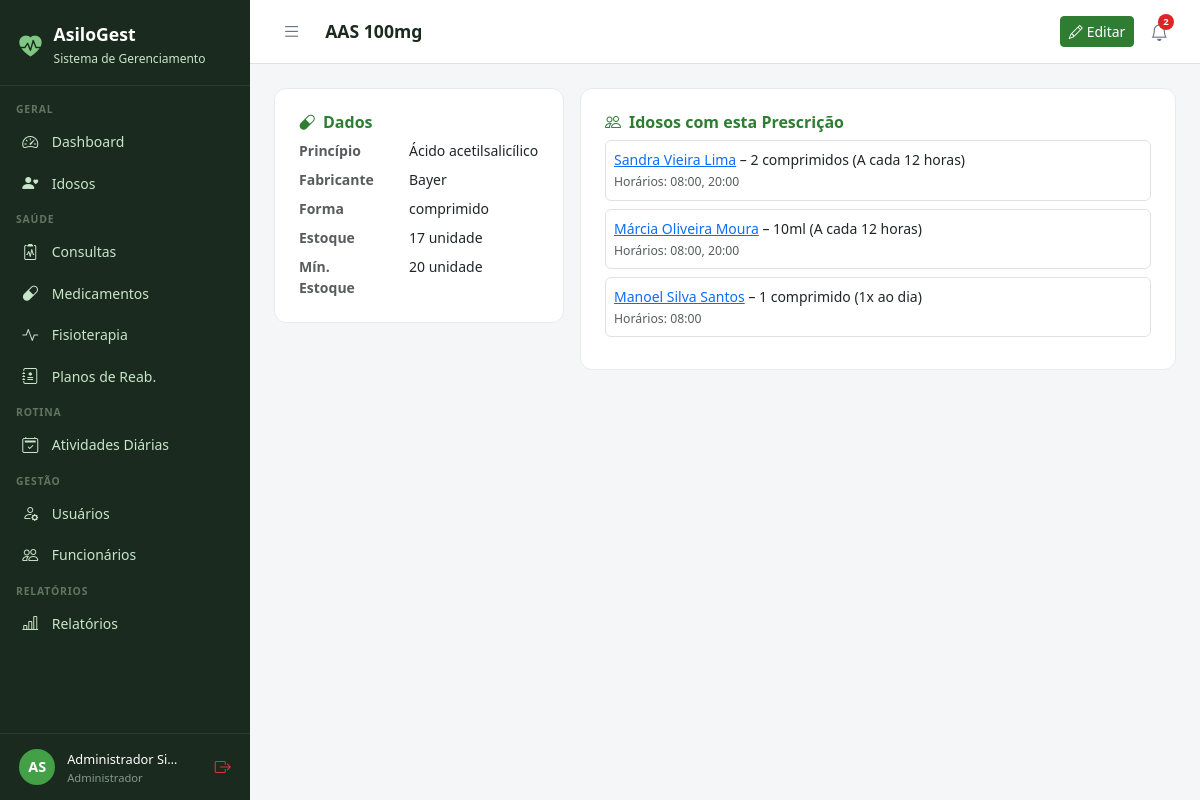
The page /medicamentos/35/ (signed in) on the database its author committed.
### core/models.py (models this page shows, shortened)
class Usuario(AbstractUser):
    PERFIL_CHOICES = [
        ('administrador', 'Administrador'),
        ('medico', 'Médico'),
        ('fisioterapeuta', 'Fisioterapeuta'),
        ('enfermeiro', 'Enfermeiro(a)'),
        ('recepcionista', 'Recepcionista'),
        ('familiar', 'Familiar do Idoso'),
    ]
    perfil = models.CharField(
        max_length=20, choices=PERFIL_CHOICES,
        default='recepcionista', verbose_name='Perfil de Acesso'
    )
    telefone = models.CharField(max_length=15, blank=True, verbose_name='Telefone')
    cpf = models.CharField(max_length=14, unique=True, null=True, blank=True, verbose_name='CPF')
    foto = models.ImageField(upload_to='usuarios/', blank=True, null=True, verbose_name='Foto')
    data_nascimento = models.DateField(null=True, blank=True, verbose_name='Data de Nascimento')
    especialidade = models.CharField(
        max_length=100, blank=True, verbose_name='Especialidade',
        help_text='Preencha para Médico ou Fisioterapeuta'
    )
    data_admissao = models.DateField(null=True, blank=True, verbose_name='Data de Admissão')
    primeiro_acesso = models.BooleanField(
        default=True, verbose_name='Primeiro Acesso',
        help_text='Usuário deve definir senha no primeiro login'
    )
    ativo = models.BooleanField(default=True, verbose_name='Ativo')
    criado_em = models.DateTimeField(auto_now_add=True)
    class Meta:
        verbose_name = 'Usuário'
        verbose_name_plural = 'Usuários'
        ordering = ['first_name', 'last_name']
    @property
    def is_administrador(self):
        return self.perfil == 'administrador' or self.is_superuser
    @property
    def is_fisioterapeuta(self):
        return self.perfil == 'fisioterapeuta'
    @property
    def is_familiar(self):
        return self.perfil == 'familiar'
    @property
    def pode_ver_saude(self):
        return (self.is_administrador or self.is_medico
                or self.is_fisioterapeuta or self.is_enfermeiro)
    @property
    def pode_cadastrar_usuarios(self):
        return self.is_administrador or self.is_recepcionista
    @property
    def pode_administrar(self):
        return self.is_administrador

### medicamentos/models.py (models this page shows, shortened)
class Medicamento(models.Model):
    nome = models.CharField(max_length=150, verbose_name='Nome do Medicamento')
    principio_ativo = models.CharField(max_length=150, blank=True)
    fabricante = models.CharField(max_length=100, blank=True)
    forma = models.CharField(max_length=50, blank=True, verbose_name='Forma Farmacêutica', help_text='Ex: comprimido, xarope, injeção')
    estoque_atual = models.IntegerField(default=0, verbose_name='Estoque Atual')
    estoque_minimo = models.IntegerField(default=10, verbose_name='Estoque Mínimo')
    unidade = models.CharField(max_length=20, default='unidade', verbose_name='Unidade de Medida')
    observacoes = models.TextField(blank=True)
    ativo = models.BooleanField(default=True)
    criado_em = models.DateTimeField(auto_now_add=True)
    class Meta:
        verbose_name = 'Medicamento'
        verbose_name_plural = 'Medicamentos'
        ordering = ['nome']

class PrescricaoMedicamento(models.Model):
    FREQUENCIA_CHOICES = [
        ('1x_dia', '1x ao dia'),
        ('2x_dia', '2x ao dia'),
        ('3x_dia', '3x ao dia'),
        ('4x_dia', '4x ao dia'),
        ('cada_6h', 'A cada 6 horas'),
        ('cada_8h', 'A cada 8 horas'),
        ('cada_12h', 'A cada 12 horas'),
        ('sob_demanda', 'Sob demanda'),
        ('semanal', 'Semanal'),
        ('customizado', 'Customizado'),
    ]
    idoso = models.ForeignKey(Idoso, on_delete=models.CASCADE, related_name='prescricoes')
    medicamento = models.ForeignKey(Medicamento, on_delete=models.PROTECT, related_name='prescricoes')
    prescrito_por = models.ForeignKey(Usuario, on_delete=models.SET_NULL, null=True, related_name='prescricoes_feitas', limit_choices_to={'perfil': 'medico'})
    dose = models.CharField(max_length=50, verbose_name='Dose')
    frequencia = models.CharField(max_length=15, choices=FREQUENCIA_CHOICES)
    horarios = models.CharField(max_length=200, blank=True, verbose_name='Horários', help_text='Ex: 08:00, 12:00, 18:00')
    data_inicio = models.DateField(verbose_name='Início')
    data_fim = models.DateField(null=True, blank=True, verbose_name='Fim (deixe em branco para uso contínuo)')
    via_administracao = models.CharField(max_length=50, blank=True, verbose_name='Via de Administração', help_text='Ex: oral, subcutânea, intravenosa')
    observacoes = models.TextField(blank=True)
    ativa = models.BooleanField(default=True)
    criado_em = models.DateTimeField(auto_now_add=True)
    class Meta:
        verbose_name = 'Prescrição'
        verbose_name_plural = 'Prescrições'
        ordering = ['-criado_em']

### idosos/models.py (models this page shows, shortened)
class Idoso(models.Model):
    SEXO_CHOICES = [('M', 'Masculino'), ('F', 'Feminino')]
    TIPO_SANGUINEO = [('A+','A+'),('A-','A-'),('B+','B+'),('B-','B-'),('AB+','AB+'),('AB-','AB-'),('O+','O+'),('O-','O-')]
    STATUS_CHOICES = [('ativo','Ativo'),('inativo','Inativo'),('internado','Internado'),('falecido','Falecido')]
    nome = models.CharField(max_length=150, verbose_name='Nome Completo')
    data_nascimento = models.DateField(verbose_name='Data de Nascimento')
    sexo = models.CharField(max_length=1, choices=SEXO_CHOICES)
    cpf = models.CharField(max_length=14, unique=True, null=True, blank=True)
    rg = models.CharField(max_length=20, blank=True)
    tipo_sanguineo = models.CharField(max_length=3, choices=TIPO_SANGUINEO, blank=True)
    foto = models.ImageField(upload_to='idosos/', blank=True, null=True)
    status = models.CharField(max_length=10, choices=STATUS_CHOICES, default='ativo')
    endereco = models.CharField(max_length=200, blank=True)
    cidade = models.CharField(max_length=100, blank=True)
    estado = models.CharField(max_length=2, blank=True)
    cep = models.CharField(max_length=9, blank=True)
    alergias = models.TextField(blank=True, verbose_name='Alergias')
    condicoes_medicas = models.TextField(blank=True, verbose_name='Condições Médicas')
    observacoes = models.TextField(blank=True, verbose_name='Observações Gerais')
    data_entrada = models.DateField(verbose_name='Data de Entrada')
    numero_quarto = models.CharField(max_length=10, blank=True, verbose_name='Quarto')
    criado_em = models.DateTimeField(auto_now_add=True)
    atualizado_em = models.DateTimeField(auto_now=True)
    class Meta:
        verbose_name = 'Idoso'
        verbose_name_plural = 'Idosos'
        ordering = ['nome']

### medicamentos/views.py (the view)
# urls.py: path('<int:pk>/', views.detalhe, name='detalhe'),
@login_required
def detalhe(request, pk):
    user = request.user
    if user.is_familiar:
        messages.error(request, 'Acesso negado.')
        return redirect('medicamentos:lista')
    if not user.pode_ver_saude:
        messages.error(request, 'Acesso negado.')
        return redirect('dashboard')
    med = get_object_or_404(Medicamento, pk=pk)
    prescricoes = med.prescricoes.select_related('idoso').filter(ativa=True)
    return render(request, 'medicamentos/detalhe.html', {'medicamento': med, 'prescricoes': prescricoes})

### templates/medicamentos/detalhe.html
{% extends 'base.html' %}
{% block title %}{{ medicamento.nome }}{% endblock %}{% block page_title %}{{ medicamento.nome }}{% endblock %}
{% block topbar_actions %}<a href="{% url 'medicamentos:editar' medicamento.pk %}" class="btn btn-primary btn-sm"><i class="bi bi-pencil me-1"></i>Editar</a>{% endblock %}
{% block content %}
<div class="row g-3">
  <div class="col-md-4"><div class="form-card">
    <h6 style="font-weight:600;color:#2E7D32;"><i class="bi bi-capsule me-2"></i>Dados</h6>
    <dl class="row mb-0" style="font-size:.875rem;">
      <dt class="col-5 text-muted">Princípio</dt><dd class="col-7">{{ medicamento.principio_ativo|default:"–" }}</dd>
      <dt class="col-5 text-muted">Fabricante</dt><dd class="col-7">{{ medicamento.fabricante|default:"–" }}</dd>
      <dt class="col-5 text-muted">Forma</dt><dd class="col-7">{{ medicamento.forma|default:"–" }}</dd>
      <dt class="col-5 text-muted">Estoque</dt><dd class="col-7">{{ medicamento.estoque_atual }} {{ medicamento.unidade }}</dd>
      <dt class="col-5 text-muted">Mín. Estoque</dt><dd class="col-7">{{ medicamento.estoque_minimo }} {{ medicamento.unidade }}</dd>
    </dl>
  </div></div>
  <div class="col-md-8"><div class="form-card">
    <h6 style="font-weight:600;color:#2E7D32;"><i class="bi bi-people me-2"></i>Idosos com esta Prescrição</h6>
    {% for p in prescricoes %}<div class="border rounded p-2 mb-2" style="font-size:.875rem;">
      <a href="{% url 'idosos:detalhe' p.idoso.pk %}" style="font-weight:500;">{{ p.idoso.nome }}</a> – {{ p.dose }} ({{ p.get_frequencia_display }})<br>
      <small class="text-muted">Horários: {{ p.horarios|default:"–" }}</small>
    </div>{% empty %}<p class="text-muted mb-0">Nenhuma prescrição ativa.</p>{% endfor %}
  </div></div>
</div>{% endblock %}

### templates/base.html (shortened to what this page needs)
<!DOCTYPE html>
<html lang="pt-br">
<head>
  <link href="https://cdn.jsdelivr.net/npm/bootstrap@5.3.0/dist/css/bootstrap.min.css" rel="stylesheet">
  <link href="https://cdn.jsdelivr.net/npm/bootstrap-icons@1.11.0/font/bootstrap-icons.css" rel="stylesheet">
</head>
<body>
{% if user.is_authenticated %}
<div id="sidebar">
  <div class="sidebar-brand">
    <i class="bi bi-heart-pulse-fill" style="color:#81C784;font-size:1.4rem;"></i>
    <div>
      <h5 style="margin:0;">AsiloGest</h5>
      <small>Sistema de Gerenciamento</small>
    </div>
  </div>
  <nav class="sidebar-nav">
    <div class="nav-section">Geral</div>
    <a href="{% url 'dashboard' %}" class="sidebar-link {% if request.resolver_match.url_name == 'dashboard' %}active{% endif %}">
      <i class="bi bi-speedometer2"></i> Dashboard
    </a>
    <a href="{% url 'idosos:lista' %}" class="sidebar-link">
      <i class="bi bi-person-heart"></i>
      {% if user.is_familiar %}Meus Familiares{% else %}Idosos{% endif %}
    </a>
    {% if user.pode_ver_saude or user.is_familiar %}
    <div class="nav-section">Saúde</div>
    <a href="{% url 'consultas:lista' %}" class="sidebar-link">
      <i class="bi bi-clipboard2-pulse"></i> Consultas
    </a>
    <a href="{% url 'medicamentos:lista' %}" class="sidebar-link">
      <i class="bi bi-capsule"></i> Medicamentos
    </a>
    <a href="{% url 'fisioterapia:lista' %}" class="sidebar-link">
      <i class="bi bi-activity"></i> Fisioterapia
    </a>
    {% if user.pode_ver_saude and not user.is_familiar %}
    <a href="{% url 'fisioterapia:planos_lista' %}" class="sidebar-link">
      <i class="bi bi-journal-medical"></i> Planos de Reab.
    </a>
    {% endif %}
    {% endif %}
    <div class="nav-section">Rotina</div>
    <a href="{% url 'atividades:lista' %}" class="sidebar-link">
      <i class="bi bi-calendar2-check"></i> Atividades Diárias
    </a>
    {% if user.pode_cadastrar_usuarios %}
    <div class="nav-section">Gestão</div>
    <a href="{% url 'usuarios_lista' %}" class="sidebar-link">
      <i class="bi bi-person-gear"></i> Usuários
    </a>
    {% endif %}
    {% if user.pode_administrar %}
    <a href="{% url 'funcionarios:lista' %}" class="sidebar-link">
      <i class="bi bi-people"></i> Funcionários
    </a>
    {% endif %}
    {% if user.pode_ver_saude or user.pode_administrar %}
    <div class="nav-section">Relatórios</div>
    <a href="{% url 'relatorios:lista' %}" class="sidebar-link">
      <i class="bi bi-bar-chart-line"></i> Relatórios
    </a>
    {% endif %}
  </nav>
  <div class="sidebar-user">
    <div class="avatar">{{ user.first_name|first|upper }}{{ user.last_name|first|upper }}</div>
    <div class="info" style="min-width:0;flex:1;">
      <span>{{ user.get_full_name|truncatechars:18 }}</span>
      <small>{{ user.get_perfil_display }}</small>
    </div>
    <a href="{% url 'logout' %}" class="text-danger" title="Sair" style="flex-shrink:0;">
      <i class="bi bi-box-arrow-right"></i>
    </a>
  </div>
</div>
<div id="main">
  <div class="topbar">
    <div class="topbar-left">
      <button class="btn-toggle-sidebar" onclick="toggleSidebar()" title="Menu">
        <i class="bi bi-list"></i>
      </button>
      <h4>{% block page_title %}{% endblock %}</h4>
    </div>
    <div class="d-flex align-items-center gap-2">
      {% block topbar_actions %}{% endblock %}
      <div style="position:relative;">
        <button class="notif-btn" id="notifBtn" onclick="toggleNotif()" title="Notificações">
          <i class="bi bi-bell"></i>
          {% if notif_count %}
          <span class="notif-badge">{{ notif_count }}</span>
          {% endif %}
        </button>
      </div>
    </div>
  </div>
  <div class="content">
    {% block content %}{% endblock %}
  </div>
</div>
{% else %}
{% block full_content %}{% endblock %}
{% endif %}
</body>
</html>

### templates/base.html (style rules this page uses)
:root { --sidebar-width: 250px; --primary: #2E7D32; --primary-light: #43A047; --accent: #1565C0; --bg-sidebar: #1B2A1E; --bg-sidebar-hover: #2E4A33; --text-sidebar: #C8E6C9; --transition: 0.3s ease; }
body { background: #F4F6F8; font-family: 'Segoe UI', sans-serif; }
#sidebar { position: fixed; top: 0; left: 0; width: var(--sidebar-width); height: 100vh; background: var(--bg-sidebar); z-index: 1000; display: flex; flex-direction: column; overflow-y: auto; transition: transform var(--transition); }
.sidebar-brand { padding: 1.5rem 1.2rem 1rem; border-bottom: 1px solid rgba(255,255,255,0.08); display: flex; align-items: center; gap: .75rem; }
.sidebar-brand h5 { color: #fff; font-weight: 700; margin: 0; font-size: 1.1rem; }
.sidebar-brand small { color: var(--text-sidebar); font-size: .75rem; }
.sidebar-nav { padding: .5rem 0; flex: 1; }
.nav-section { padding: .5rem 1rem .2rem; color: rgba(200,230,201,.4); font-size: .65rem; font-weight: 700; letter-spacing: .08em; text-transform: uppercase; }
.sidebar-link { display: flex; align-items: center; gap: .65rem; padding: .55rem 1.2rem; color: var(--text-sidebar); text-decoration: none; font-size: .875rem; transition: all .2s; border-left: 3px solid transparent; }
.sidebar-link i { font-size: 1rem; width: 1.2rem; }
.sidebar-user { padding: .8rem 1.2rem; border-top: 1px solid rgba(255,255,255,0.08); display: flex; align-items: center; gap: .75rem; }
.sidebar-user .avatar { width: 36px; height: 36px; background: var(--primary-light); border-radius: 50%; display: flex; align-items: center; justify-content: center; color: #fff; font-weight: 700; font-size: .9rem; flex-shrink: 0; }
.sidebar-user .info small { color: rgba(200,230,201,.6); font-size: .7rem; display: block; }
.sidebar-user .info span { color: #fff; font-size: .8rem; }
#main { margin-left: var(--sidebar-width); min-height: 100vh; display: flex; flex-direction: column; transition: margin-left var(--transition); }
.topbar { background: #fff; border-bottom: 1px solid #E0E0E0; padding: .75rem 1.5rem; display: flex; align-items: center; justify-content: space-between; position: sticky; top: 0; z-index: 999; }
.topbar-left { display: flex; align-items: center; gap: 1rem; }
.topbar h4 { margin: 0; font-size: 1.1rem; font-weight: 600; color: #1B2A1E; }
.btn-toggle-sidebar { background: none; border: none; padding: .4rem .5rem; color: #6B7280; cursor: pointer; border-radius: 6px; font-size: 1.2rem; line-height: 1; transition: background .2s, color .2s; }
.notif-btn { position: relative; background: none; border: none; padding: .4rem .5rem; color: #6B7280; cursor: pointer; border-radius: 6px; font-size: 1.1rem; transition: background .2s, color .2s; }
.notif-badge { position: absolute; top: 2px; right: 2px; background: #DC2626; color: #fff; font-size: .6rem; font-weight: 700; min-width: 16px; height: 16px; border-radius: 8px; padding: 0 4px; display: flex; align-items: center; justify-content: center; }
.content { padding: 1.5rem; flex: 1; }
.form-card { background: #fff; border-radius: 12px; border: 1px solid #E8EAF0; padding: 1.5rem; }
.btn-primary { background: var(--primary); border-color: var(--primary); }

### rows shown on the page
Usuario: first_name|first "A", last_name|first "S", get_full_name "Administrador Si…", perfil "Administrador"
Medicamento: nome "AAS 100mg", principio_ativo "Ácido acetilsalicílico", fabricante "Bayer", forma "comprimido", estoque_atual "17", unidade "unidade", estoque_minimo "20"
PrescricaoMedicamento: idoso.nome "Sandra Vieira Lima", dose "2 comprimidos", frequencia "A cada 12 horas", horarios "08:00, 20:00"
PrescricaoMedicamento: idoso.nome "Márcia Oliveira Moura", dose "10ml", frequencia "A cada 12 horas", horarios "08:00, 20:00"
PrescricaoMedicamento: idoso.nome "Manoel Silva Santos", dose "1 comprimido", frequencia "1x ao dia", horarios "08:00"

### other values the page prints
{{ notif_count }} "2"
